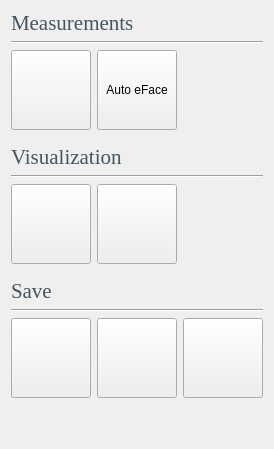
        <widget class="QWidget" name="tab_3">
         <attribute name="title">
          <string>Main</string>
         </attribute>
         <layout class="QVBoxLayout" name="verticalLayout">
          <item>
           <layout class="QGridLayout" name="gridLayout_4">
            <item row="9" column="0" colspan="3">
             <widget class="Line" name="line_5">
              <property name="orientation">
               <enum>Qt::Horizontal</enum>
              </property>
             </widget>
            </item>
            <item row="4" column="0" colspan="3">
             <widget class="QLabel" name="label_15">
              <property name="sizePolicy">
               <sizepolicy hsizetype="Preferred" vsizetype="Maximum">
                <horstretch>0</horstretch>
                <verstretch>0</verstretch>
               </sizepolicy>
              </property>
              <property name="font">
               <font>
                <family>Times New Roman</family>
                <pointsize>16</pointsize>
               </font>
              </property>
              <property name="styleSheet">
               <string notr="true">color: rgb(68, 85, 95);</string>
              </property>
              <property name="text">
               <string>Visualization</string>
              </property>
             </widget>
            </item>
            <item row="7" column="0" colspan="3">
             <widget class="Line" name="line_4">
              <property name="styleSheet">
               <string notr="true">color: rgb(255, 255, 255);</string>
              </property>
              <property name="lineWidth">
               <number>0</number>
              </property>
              <property name="orientation">
               <enum>Qt::Horizontal</enum>
              </property>
             </widget>
            </item>
            <item row="8" column="0" colspan="3">
             <widget class="QLabel" name="label_17">
              <property name="sizePolicy">
               <sizepolicy hsizetype="Preferred" vsizetype="Maximum">
                <horstretch>0</horstretch>
                <verstretch>0</verstretch>
               </sizepolicy>
              </property>
              <property name="font">
               <font>
                <family>Times New Roman</family>
                <pointsize>16</pointsize>
               </font>
              </property>
              <property name="styleSheet">
               <string notr="true">color: rgb(68, 85, 95);</string>
              </property>
              <property name="text">
               <string>Save</string>
              </property>
             </widget>
            </item>
            <item row="1" column="0" colspan="3">
             <widget class="Line" name="line">
              <property name="orientation">
               <enum>Qt::Horizontal</enum>
              </property>
             </widget>
            </item>
            <item row="10" column="2" alignment="Qt::AlignHCenter">
             <widget class="QPushButton" name="saveMeasurementsButton">
              <property name="minimumSize">
               <size>
                <width>80</width>
                <height>80</height>
               </size>
              </property>
              <property name="maximumSize">
               <size>
                <width>80</width>
                <height>80</height>
               </size>
              </property>
              <property name="toolTip">
               <string>&lt;html&gt;&lt;head/&gt;&lt;body&gt;&lt;p&gt;&lt;span style=&quot; font-family:'Times New Roman';&quot;&gt;Save Measurements&lt;/span&gt;&lt;/p&gt;&lt;/body&gt;&lt;/html&gt;</string>
              </property>
              <property name="styleSheet">
               <string notr="true">QPushButton {
		image: url(/Users/kee_b/OneDrive/바탕 화면/Untitled-15.jpg)
}
</string>
              </property>
              <property name="text">
               <string/>
              </property>
              <property name="icon">
               <iconset>
                <normaloff>../icons/save_measurements.jpg</normaloff>../icons/save_measurements.jpg</iconset>
              </property>
              <property name="iconSize">
               <size>
                <width>70</width>
                <height>70</height>
               </size>
              </property>
             </widget>
            </item>
            <item row="6" column="1" alignment="Qt::AlignHCenter">
             <widget class="QPushButton" name="toggleMidlineButton">
              <property name="sizePolicy">
               <sizepolicy hsizetype="Fixed" vsizetype="Fixed">
                <horstretch>0</horstretch>
                <verstretch>0</verstretch>
               </sizepolicy>
              </property>
              <property name="minimumSize">
               <size>
                <width>80</width>
                <height>80</height>
               </size>
              </property>
              <property name="maximumSize">
               <size>
                <width>80</width>
                <height>80</height>
               </size>
              </property>
              <property name="toolTip">
               <string>&lt;html&gt;&lt;head/&gt;&lt;body&gt;&lt;p&gt;&lt;span style=&quot; font-family:'Times New Roman';&quot;&gt;Hide/Show Midline&lt;/span&gt;&lt;/p&gt;&lt;/body&gt;&lt;/html&gt;</string>
              </property>
              <property name="styleSheet">
               <string notr="true">QPushButton {
		image: url(/Users/kee_b/OneDrive/바탕 화면/Untitled-24.jpg)
}</string>
              </property>
              <property name="text">
               <string/>
              </property>
              <property name="icon">
               <iconset>
                <normaloff>../icons/toggle_midlines.jpg</normaloff>../icons/toggle_midlines.jpg</iconset>
              </property>
              <property name="iconSize">
               <size>
                <width>70</width>
                <height>70</height>
               </size>
              </property>
              <property name="checkable">
               <bool>true</bool>
              </property>
             </widget>
            </item>
            <item row="0" column="0" colspan="3">
             <widget class="QLabel" name="label_16">
              <property name="sizePolicy">
               <sizepolicy hsizetype="Preferred" vsizetype="Maximum">
                <horstretch>0</horstretch>
                <verstretch>0</verstretch>
               </sizepolicy>
              </property>
              <property name="font">
               <font>
                <family>Times New Roman</family>
                <pointsize>16</pointsize>
               </font>
              </property>
              <property name="styleSheet">
               <string notr="true">color: rgb(68, 85, 95);</string>
              </property>
              <property name="text">
               <string>Measurements</string>
              </property>
             </widget>
            </item>
            <item row="2" column="0" alignment="Qt::AlignHCenter">
             <widget class="QPushButton" name="measurementsButton">
              <property name="sizePolicy">
               <sizepolicy hsizetype="Fixed" vsizetype="Fixed">
                <horstretch>0</horstretch>
                <verstretch>0</verstretch>
               </sizepolicy>
              </property>
              <property name="minimumSize">
               <size>
                <width>80</width>
                <height>80</height>
               </size>
              </property>
              <property name="maximumSize">
               <size>
                <width>80</width>
                <height>80</height>
               </size>
              </property>
              <property name="toolTip">
               <string>&lt;html&gt;&lt;head/&gt;&lt;body&gt;&lt;p&gt;&lt;span style=&quot; font-family:'Times New Roman';&quot;&gt;Measurement&lt;/span&gt;&lt;/p&gt;&lt;/body&gt;&lt;/html&gt;</string>
              </property>
              <property name="whatsThis">
               <string/>
              </property>
              <property name="styleSheet">
               <string notr="true">QPushButton {
		image: url(/Users/kee_b/OneDrive/바탕 화면/Untitled-4.jpg)
}</string>
              </property>
              <property name="text">
               <string/>
              </property>
              <property name="icon">
               <iconset>
                <normaloff>../icons/measurements.jpg</normaloff>../icons/measurements.jpg</iconset>
              </property>
              <property name="iconSize">
               <size>
                <width>70</width>
                <height>70</height>
               </size>
              </property>
             </widget>
            </item>
            <item row="10" column="0" alignment="Qt::AlignHCenter">
             <widget class="QPushButton" name="screenShotButton">
              <property name="sizePolicy">
               <sizepolicy hsizetype="Fixed" vsizetype="Fixed">
                <horstretch>0</horstretch>
                <verstretch>0</verstretch>
               </sizepolicy>
              </property>
              <property name="minimumSize">
               <size>
                <width>80</width>
                <height>80</height>
               </size>
              </property>
              <property name="maximumSize">
               <size>
                <width>80</width>
                <height>80</height>
               </size>
              </property>
              <property name="toolTip">
               <string>&lt;html&gt;&lt;head/&gt;&lt;body&gt;&lt;p&gt;&lt;span style=&quot; font-family:'Times New Roman';&quot;&gt;Save Screenshot&lt;/span&gt;&lt;/p&gt;&lt;/body&gt;&lt;/html&gt;</string>
              </property>
              <property name="styleSheet">
               <string notr="true">QPushButton {
		image: url(/Users/kee_b/OneDrive/바탕 화면/Untitled-22.jpg)
}
</string>
              </property>
              <property name="text">
               <string/>
              </property>
              <property name="icon">
               <iconset>
                <normaloff>../icons/screenshot.jpg</normaloff>../icons/screenshot.jpg</iconset>
              </property>
              <property name="iconSize">
               <size>
                <width>70</width>
                <height>70</height>
               </size>
              </property>
             </widget>
            </item>
            <item row="3" column="0" colspan="3">
             <widget class="Line" name="line_2">
              <property name="lineWidth">
               <number>0</number>
              </property>
              <property name="orientation">
               <enum>Qt::Horizontal</enum>
              </property>
             </widget>
            </item>
            <item row="5" column="0" colspan="3">
             <widget class="Line" name="line_3">
              <property name="orientation">
               <enum>Qt::Horizontal</enum>
              </property>
             </widget>
            </item>
            <item row="6" column="0" alignment="Qt::AlignHCenter">
             <widget class="QPushButton" name="toggleDotsButton">
              <property name="sizePolicy">
               <sizepolicy hsizetype="Fixed" vsizetype="Fixed">
                <horstretch>0</horstretch>
                <verstretch>0</verstretch>
               </sizepolicy>
              </property>
              <property name="minimumSize">
               <size>
                <width>80</width>
                <height>80</height>
               </size>
              </property>
              <property name="maximumSize">
               <size>
                <width>80</width>
                <height>80</height>
               </size>
              </property>
              <property name="toolTip">
               <string>&lt;html&gt;&lt;head/&gt;&lt;body&gt;&lt;p&gt;&lt;span style=&quot; font-family:'Times New Roman';&quot;&gt;Hide/Show Landmarks&lt;/span&gt;&lt;/p&gt;&lt;/body&gt;&lt;/html&gt;</string>
              </property>
              <property name="styleSheet">
               <string notr="true">QPushButton {
		image: url(/Users/kee_b/OneDrive/바탕 화면/Untitled-23.jpg)
}</string>
              </property>
              <property name="text">
               <string/>
              </property>
              <property name="icon">
               <iconset>
                <normaloff>../icons/toggle_landmarks.jpg</normaloff>../icons/toggle_landmarks.jpg</iconset>
              </property>
              <property name="iconSize">
               <size>
                <width>70</width>
                <height>70</height>
               </size>
              </property>
              <property name="checkable">
               <bool>true</bool>
              </property>
             </widget>
            </item>
            <item row="10" column="1">
             <widget class="QPushButton" name="saveDotsButton">
              <property name="minimumSize">
               <size>
                <width>80</width>
                <height>80</height>
               </size>
              </property>
              <property name="maximumSize">
               <size>
                <width>80</width>
                <height>80</height>
               </size>
              </property>
              <property name="toolTip">
               <string>&lt;html&gt;&lt;head/&gt;&lt;body&gt;&lt;p&gt;&lt;span style=&quot; font-family:'Times New Roman';&quot;&gt;Save Landmarks&lt;/span&gt;&lt;/p&gt;&lt;/body&gt;&lt;/html&gt;</string>
              </property>
              <property name="styleSheet">
               <string notr="true">QPushButton {
		image: url(/Users/kee_b/OneDrive/바탕 화면/Untitled-14.jpg)
}
</string>
              </property>
              <property name="text">
               <string/>
              </property>
              <property name="icon">
               <iconset>
                <normaloff>../icons/save_landmarks.jpg</normaloff>../icons/save_landmarks.jpg</iconset>
              </property>
              <property name="iconSize">
               <size>
                <width>70</width>
                <height>70</height>
               </size>
              </property>
             </widget>
            </item>
            <item row="2" column="1">
             <widget class="QPushButton" name="auto_eFaceButton">
              <property name="sizePolicy">
               <sizepolicy hsizetype="Fixed" vsizetype="Fixed">
                <horstretch>0</horstretch>
                <verstretch>0</verstretch>
               </sizepolicy>
              </property>
              <property name="minimumSize">
               <size>
                <width>80</width>
                <height>80</height>
               </size>
              </property>
              <property name="maximumSize">
               <size>
                <width>80</width>
                <height>80</height>
               </size>
              </property>
              <property name="text">
               <string>Auto eFace</string>
              </property>
             </widget>
            </item>
           </layout>
          </item>
          <item>
           <spacer name="verticalSpacer_2">
            <property name="orientation">
             <enum>Qt::Vertical</enum>
            </property>
            <property name="sizeHint" stdset="0">
             <size>
              <width>20</width>
              <height>40</height>
             </size>
            </property>
           </spacer>
          </item>
         </layout>
        </widget>
